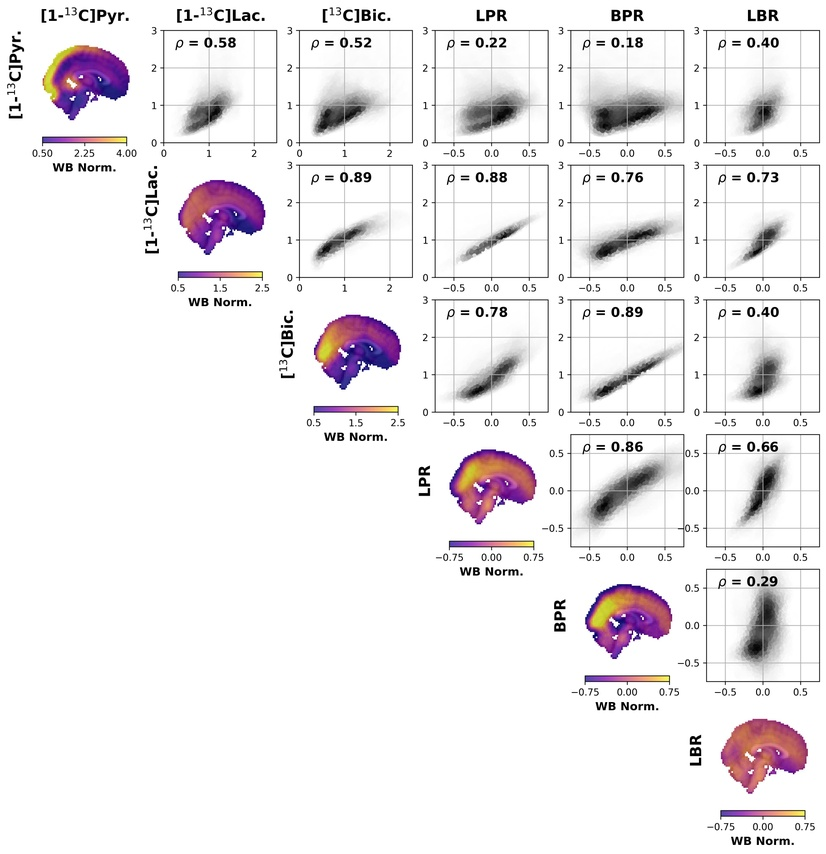
#> input picture figure_1/hp_lattice.jpeg, 826 x 854 px, shrunk from 3640 x 3765 before the run
$ python comb_fig_1.py
#> lines starting #> are read from the running program, lines starting #| are printed output that depends on the picture
import os
import matplotlib.pyplot as plt
import matplotlib.image as img

os.chdir(os.path.dirname(__file__))

hp_lat = img.imread('./hp_lattice.jpeg')
#> hp_lat is the input picture: shape (854, 826, 3); mean R, G, B 238.7, 235.8, 237.7
pet_lat = img.imread('./pet_lattice.jpeg')
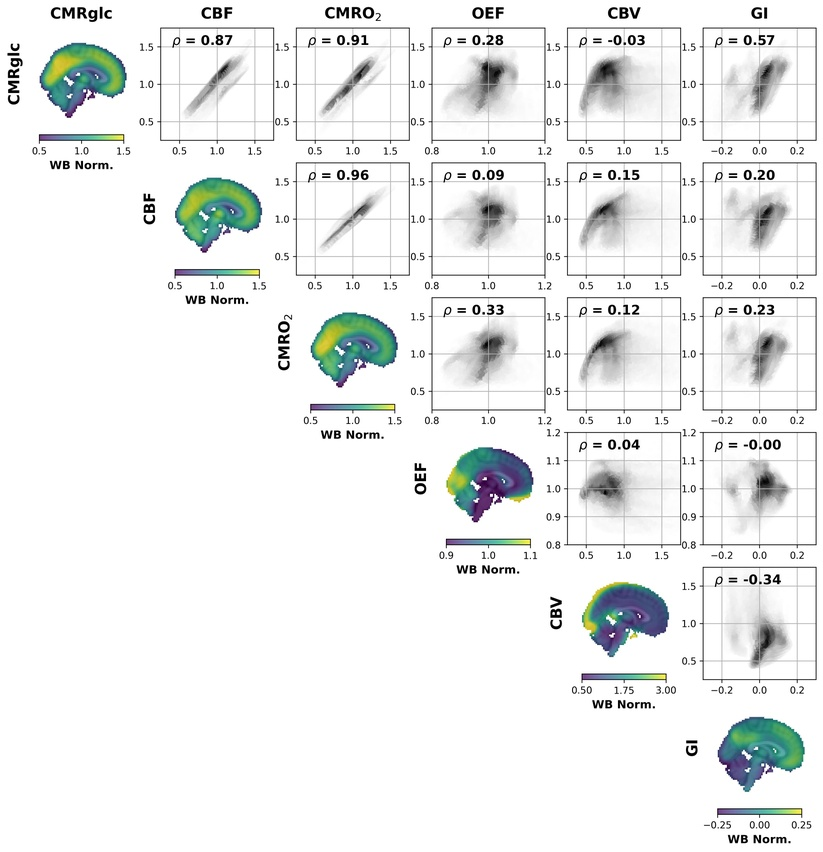
#> input picture figure_1/pet_lattice.jpeg, 823 x 852 px, shrunk from 3627 x 3754 before the run
#> pet_lat is the input picture: shape (852, 823, 3); mean R, G, B 237.1, 238.9, 238.3

fig, ax = plt.subplots(1, 2, figsize=(12, 6), gridspec_kw={'wspace':0.1})

ax[0].imshow(hp_lat)
ax[0].axis('off')
ax[0].annotate(
    'A)', [-0.035, 1.025], fontsize=14, fontweight='bold', xycoords='axes fraction'
)
ax[1].imshow(pet_lat)
ax[1].axis('off')
ax[1].annotate(
    'B)', [-0.05, 1.025], fontsize=14, fontweight='bold', xycoords='axes fraction'
)

plt.savefig('./figure_1.jpeg', bbox_inches='tight', dpi=300)
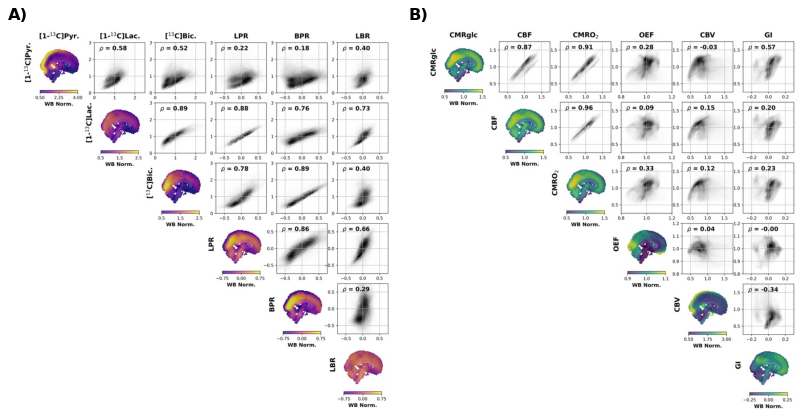
#> figure drawn by matplotlib, 2 panels
plt.close('all')
